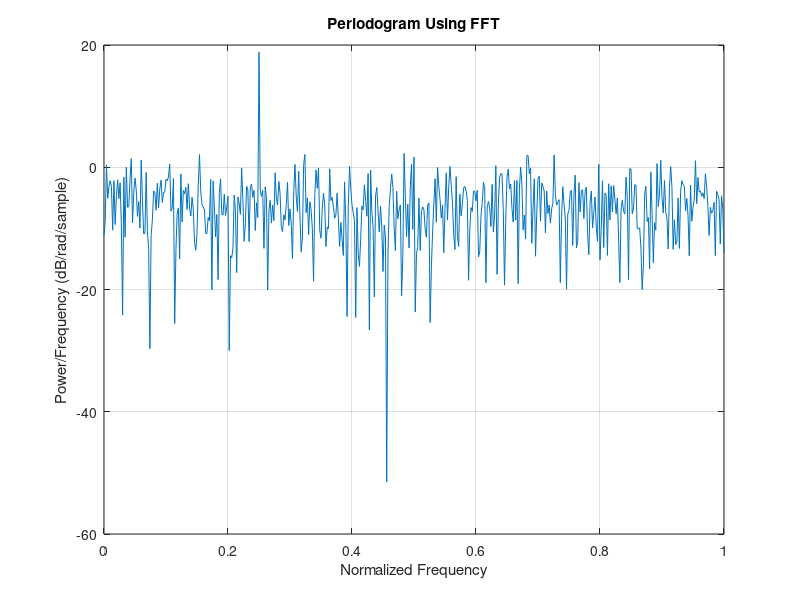
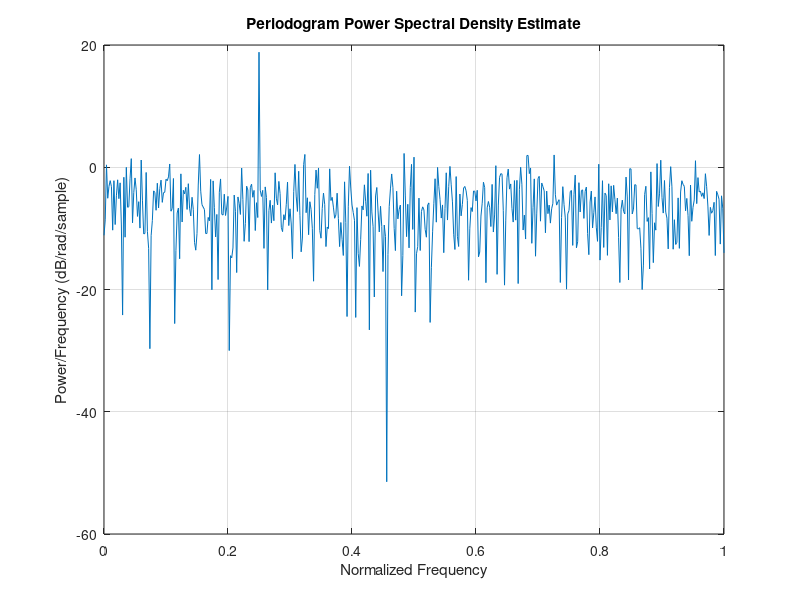

The MATLAB source for these figures, in order:
rng default;
n = 0:999;
x = cos(pi/4*n)+randn(size(n));

N = length(x);
xdft = fft(x);
xdft = xdft(1:N/2+1);
psdx = (1/(2*pi*N)).*abs(xdft).^2;
psdx(2:end-1) = 2*psdx(2:end-1);
freq = 0:(2*pi)/N:pi;
plot(freq./pi,10*log10(psdx)); grid on;
title('Periodogram Using FFT');
xlabel('Normalized Frequency');
ylabel('Power/Frequency (dB/rad/sample)');

figure;
[psdestx,Fxx] = periodogram(x,rectwin(length(x)),length(x));
plot(Fxx./pi,10*log10(psdestx));
xlabel('Hz'); ylabel('Power/Frequency (dB/Hz)');
title('Periodogram Power Spectral Density Estimate');
xlabel('Normalized Frequency'); grid on;
ylabel('Power/Frequency (dB/rad/sample)');
max(psdx'-psdestx)
